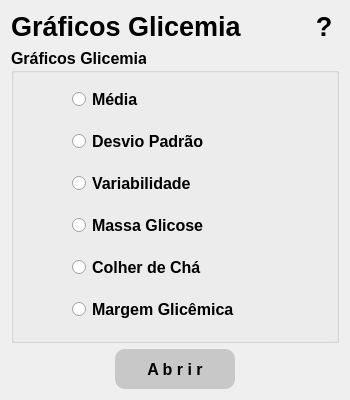
<?xml version="1.0" encoding="UTF-8"?>
<ui version="4.0">
 <class>Form</class>
 <widget class="QWidget" name="Form">
  <property name="geometry">
   <rect>
    <x>0</x>
    <y>0</y>
    <width>350</width>
    <height>400</height>
   </rect>
  </property>
  <property name="minimumSize">
   <size>
    <width>350</width>
    <height>400</height>
   </size>
  </property>
  <property name="maximumSize">
   <size>
    <width>350</width>
    <height>400</height>
   </size>
  </property>
  <property name="windowTitle">
   <string>Form</string>
  </property>
  <property name="styleSheet">
   <string notr="true">QPushButton#abrir{
background-color: rgb(200, 200, 200);
border-radius: 10px
}
QPushButton#abrir:hover{
background-color: rgba(145, 207, 230, 200)
}
QPushButton#abrir:pressed{
background-color: rgba(150, 150, 150, 255);
padding-top: 2px;
}</string>
  </property>
  <layout class="QVBoxLayout" name="verticalLayout_2">
   <item>
    <layout class="QHBoxLayout" name="horizontalLayout">
     <item>
      <widget class="QLabel" name="label">
       <property name="font">
        <font>
         <pointsize>20</pointsize>
         <weight>75</weight>
         <bold>true</bold>
        </font>
       </property>
       <property name="text">
        <string>Gráficos Glicemia</string>
       </property>
      </widget>
     </item>
     <item>
      <widget class="QPushButton" name="ajuda">
       <property name="minimumSize">
        <size>
         <width>30</width>
         <height>30</height>
        </size>
       </property>
       <property name="maximumSize">
        <size>
         <width>30</width>
         <height>30</height>
        </size>
       </property>
       <property name="font">
        <font>
         <pointsize>20</pointsize>
         <weight>75</weight>
         <bold>true</bold>
        </font>
       </property>
       <property name="cursor">
        <cursorShape>PointingHandCursor</cursorShape>
       </property>
       <property name="styleSheet">
        <string notr="true">QPushButton#ajuda{
background-color: rgba(0, 0, 0, 0);
border-radius: 10px
}
QPushButton#ajuda:hover{
background-color: rgba(145, 207, 230, 200)
}
QPushButton#ajuda:pressed{
padding-top: 2px
}
</string>
       </property>
       <property name="text">
        <string>?</string>
       </property>
      </widget>
     </item>
    </layout>
   </item>
   <item>
    <widget class="QGroupBox" name="groupBox">
     <property name="font">
      <font>
       <pointsize>12</pointsize>
       <weight>75</weight>
       <bold>true</bold>
      </font>
     </property>
     <property name="title">
      <string>Gráficos Glicemia</string>
     </property>
     <widget class="QWidget" name="verticalLayoutWidget">
      <property name="geometry">
       <rect>
        <x>11</x>
        <y>27</y>
        <width>271</width>
        <height>261</height>
       </rect>
      </property>
      <layout class="QVBoxLayout" name="verticalLayout">
       <property name="spacing">
        <number>10</number>
       </property>
       <property name="leftMargin">
        <number>50</number>
       </property>
       <property name="topMargin">
        <number>5</number>
       </property>
       <property name="rightMargin">
        <number>5</number>
       </property>
       <property name="bottomMargin">
        <number>5</number>
       </property>
       <item>
        <widget class="QRadioButton" name="media">
         <property name="font">
          <font>
           <pointsize>12</pointsize>
           <weight>75</weight>
           <bold>true</bold>
          </font>
         </property>
         <property name="text">
          <string>Média</string>
         </property>
        </widget>
       </item>
       <item>
        <widget class="QRadioButton" name="desvio_padrao">
         <property name="font">
          <font>
           <pointsize>12</pointsize>
           <weight>75</weight>
           <bold>true</bold>
          </font>
         </property>
         <property name="text">
          <string>Desvio Padrão</string>
         </property>
        </widget>
       </item>
       <item>
        <widget class="QRadioButton" name="variabilidade">
         <property name="font">
          <font>
           <pointsize>12</pointsize>
           <weight>75</weight>
           <bold>true</bold>
          </font>
         </property>
         <property name="text">
          <string>Variabilidade</string>
         </property>
        </widget>
       </item>
       <item>
        <widget class="QRadioButton" name="massa">
         <property name="font">
          <font>
           <pointsize>12</pointsize>
           <weight>75</weight>
           <bold>true</bold>
          </font>
         </property>
         <property name="text">
          <string>Massa Glicose</string>
         </property>
        </widget>
       </item>
       <item>
        <widget class="QRadioButton" name="colher">
         <property name="font">
          <font>
           <pointsize>12</pointsize>
           <weight>75</weight>
           <bold>true</bold>
          </font>
         </property>
         <property name="text">
          <string>Colher de Chá</string>
         </property>
        </widget>
       </item>
       <item>
        <widget class="QRadioButton" name="margem">
         <property name="font">
          <font>
           <pointsize>12</pointsize>
           <weight>75</weight>
           <bold>true</bold>
          </font>
         </property>
         <property name="text">
          <string>Margem Glicêmica</string>
         </property>
        </widget>
       </item>
      </layout>
     </widget>
    </widget>
   </item>
   <item alignment="Qt::AlignHCenter">
    <widget class="QPushButton" name="abrir">
     <property name="minimumSize">
      <size>
       <width>120</width>
       <height>40</height>
      </size>
     </property>
     <property name="maximumSize">
      <size>
       <width>120</width>
       <height>40</height>
      </size>
     </property>
     <property name="font">
      <font>
       <pointsize>12</pointsize>
       <weight>75</weight>
       <bold>true</bold>
      </font>
     </property>
     <property name="cursor">
      <cursorShape>PointingHandCursor</cursorShape>
     </property>
     <property name="text">
      <string>A b r i r</string>
     </property>
    </widget>
   </item>
  </layout>
 </widget>
 <resources/>
 <connections/>
</ui>
